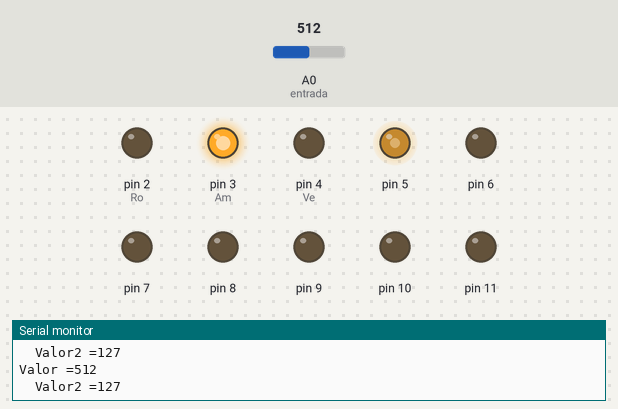
This sketch was run on a simulated Arduino Uno, built with avr-gcc and run on an emulated ATmega328P. On the bench: output pins drawn as LEDs (lit = HIGH), the last lines printed to the serial monitor. The inputs (shaded band) are chosen by the test bench; at power-on: A0 (entrada) = 512.

Above: at 1.2 s.
1.3 s: A0 (entrada) set to 104
At 2.5 s:
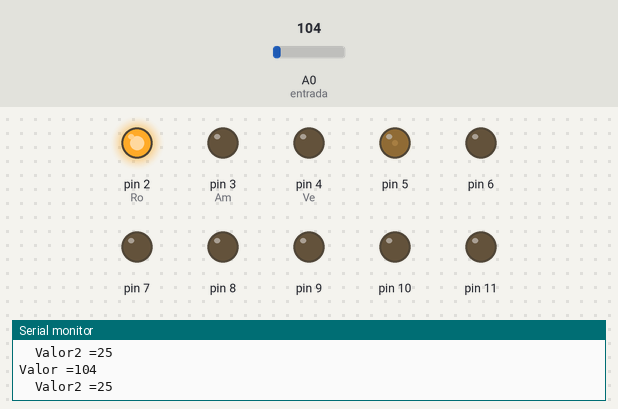
2.8 s: A0 (entrada) set to 90
At 4.0 s:
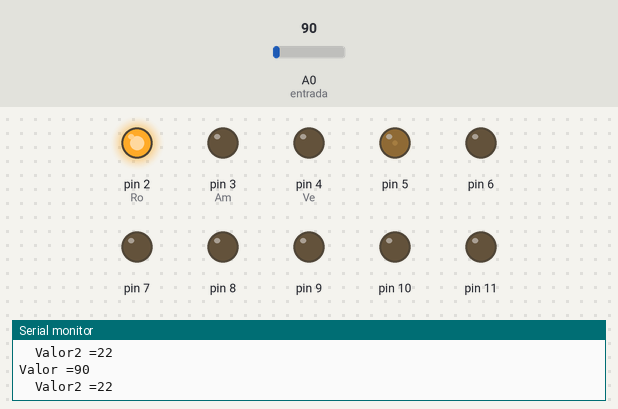
4.3 s: A0 (entrada) set to 1023
At 4.7 s:
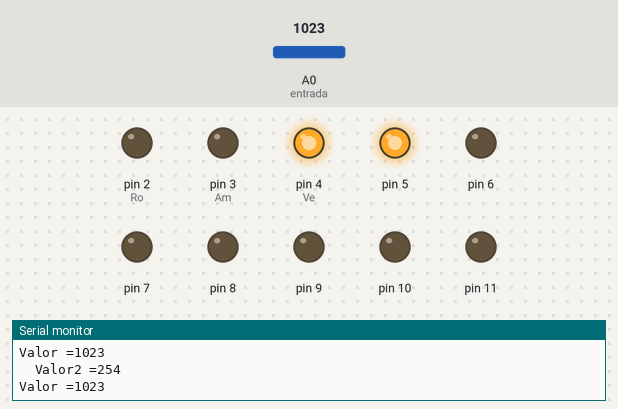
5.8 s: A0 (entrada) set to 988
At 6.2 s:
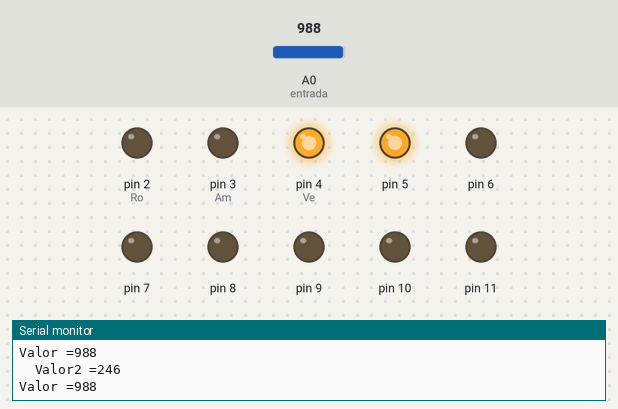
8.8 s: A0 (entrada) set to 416
At 9.8 s:
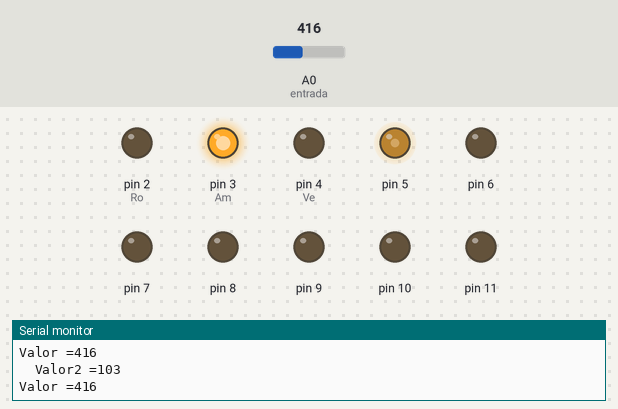
11.8 s: A0 (entrada) set to 390
At 12.6 s:
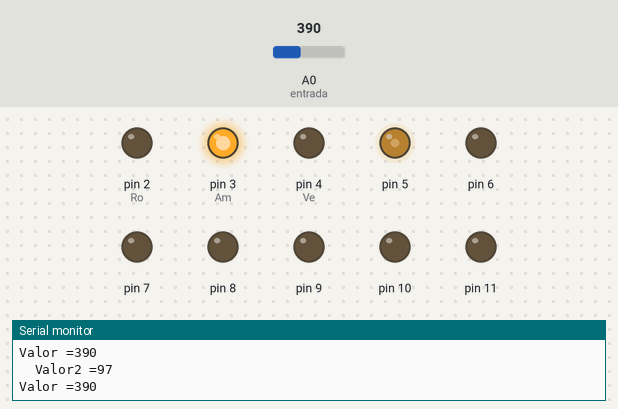
Timing chart, 0 to 14.3 s (numbered marks = the images above; inputs shaded):
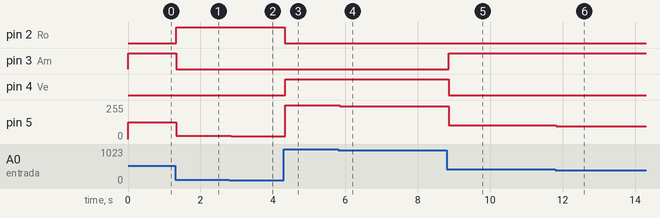

Measured:
- after the input at 1.3 s, pin 2 (Ro): LOW → HIGH at once; pin 3 (Am): HIGH → LOW at once; pin 5: 127/255 → 25/255 at once
- after the input at 2.8 s, pin 5: 25/255 → 22/255 after 0.05 s
- after the input at 4.3 s, pin 2 (Ro): HIGH → LOW at once; pin 4 (Ve): LOW → HIGH at once; pin 5: 22/255 → 254/255 at once
- after the input at 5.8 s, pin 5: 254/255 → 246/255 after 0.05 s
- after the input at 8.8 s, pin 3 (Am): LOW → HIGH after 0.05 s; pin 4 (Ve): HIGH → LOW after 0.05 s; pin 5: 246/255 → 103/255 after 0.05 s
- after the input at 11.8 s, pin 5: 103/255 → 97/255 at once

The sketch:

ProgPotSemaforao.ino
```cpp
int  tiempo = 250, VarEnt,VE2, entrada =A0,i, Ro=2,Am=3,Ve=4;

void setup() {
  Serial.begin(9600);
  pinMode(entrada,INPUT);
  for (i=2; i<=11; i++){
    pinMode(i, OUTPUT);
  }

}

void loop() {
  VarEnt=analogRead(entrada);
  Serial.print("Valor =");
  Serial.println(VarEnt);
  VE2=map(VarEnt,0,1024,0,255);
  Serial.print("  Valor2 =");
   Serial.println(VE2);
  if (VarEnt<= 350){
    digitalWrite(Ro,HIGH);
    digitalWrite(Am,LOW);
    digitalWrite(Ve,LOW);
  }
  if (VarEnt >= 350){
    digitalWrite(Ro,LOW);
    digitalWrite(Am,HIGH);
    digitalWrite(Ve,LOW);
  }
  if (VarEnt >= 700){
    digitalWrite(Ro,LOW);
    digitalWrite(Am,LOW);
    digitalWrite(Ve,HIGH);
  }
  analogWrite(5,VE2);
}
```
